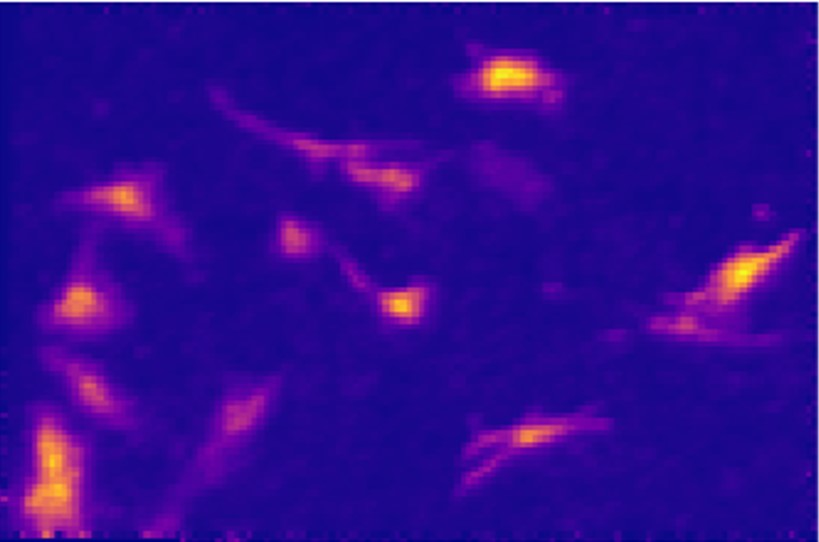
#> input picture v1/msi.jpg, 819 x 542 px, found by its file name
$ python colocalization_test.py
#> lines starting #> are read from the running program, lines starting #| are printed output that depends on the picture
# -*- coding: utf-8 -*-
"""
Created on Wed Mar  1 14:28:41 2023

@author: lawashburn
"""

import matplotlib.pyplot as plt

from skimage import data
from skimage import transform
from skimage.color import rgb2gray
from skimage.feature import match_descriptors, plot_matches, SIFT
import cv2 as cv
from skimage.filters import unsharp_mask
from skimage.filters import threshold_otsu, threshold_local

img_1_path = r"C:\Users\lawashburn\Documents\MSI_test\v1\msi.jpg"
img_2_path = r"C:\Users\lawashburn\Documents\MSI_test\v1\optical.jpg"
block_size = 101

img1 = cv.imread(img_1_path, cv.IMREAD_GRAYSCALE)
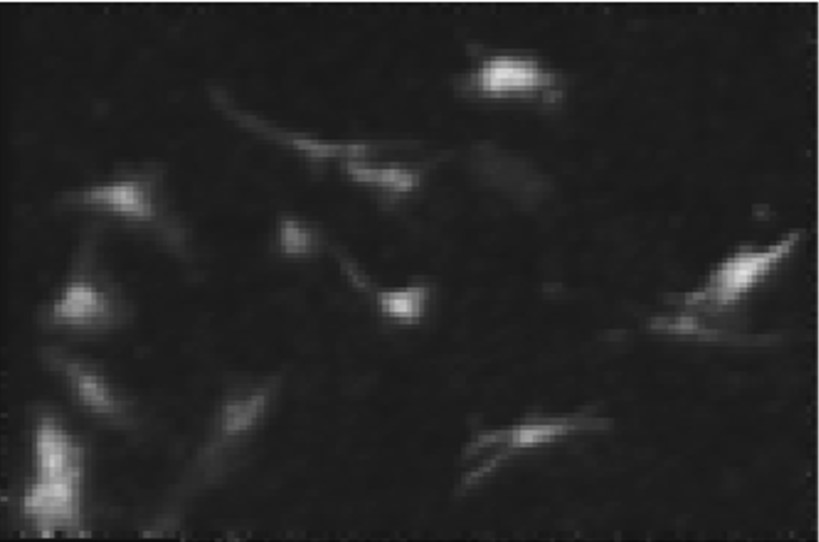
#> img1: shape (542, 819); min 12, max 255, mean 36.9
#img1=~img1
img1 = unsharp_mask(img1, radius=20, amount=1)
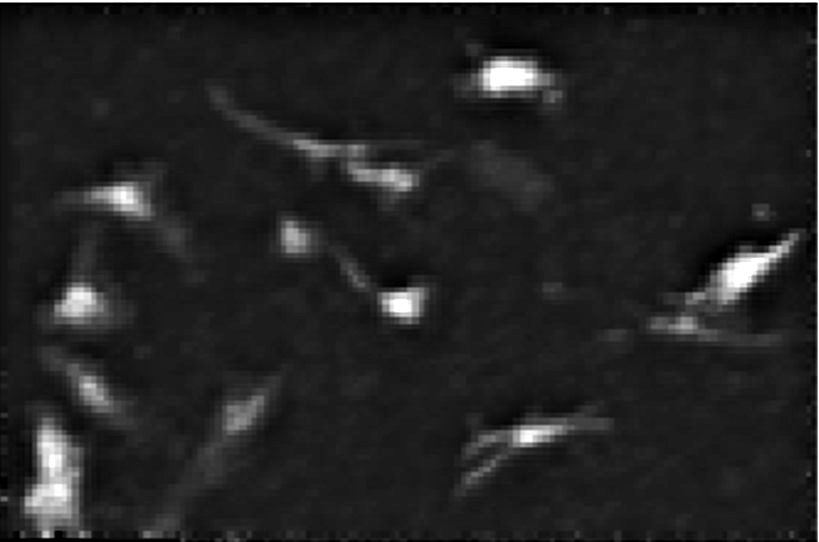
#> img1: shape (542, 819) float64; min 0, max 1, mean 0.142


img2 = cv.imread(img_2_path, cv.IMREAD_GRAYSCALE)
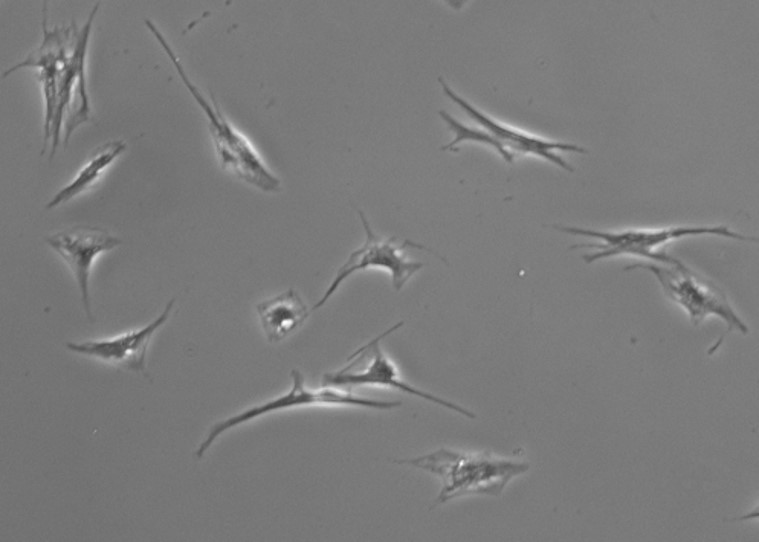
#> input picture v1/optical.jpg, 759 x 542 px, found by its file name
#> img2 is the input picture: shape (542, 759); min 58, max 255, mean 122.8
img2 = unsharp_mask(img2, radius=20, amount=1)
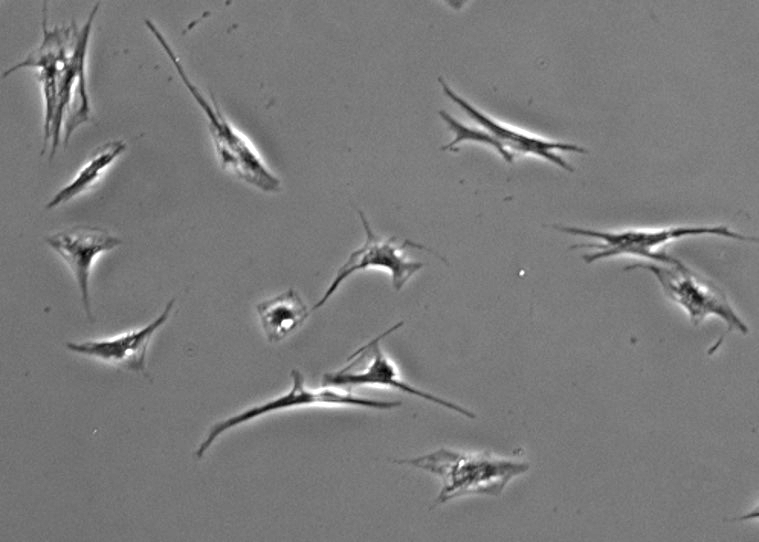
#> img2: shape (542, 759) float64; min 0, max 1, mean 0.482
#img2=~img2
# img1 = rgb2gray(data.astronaut())
# img2 = transform.rotate(img1, 180)
tform = transform.AffineTransform(scale=(1.3, 1.1), rotation=0.5,
                                  translation=(0, -200))
img3 = transform.warp(img1, tform)
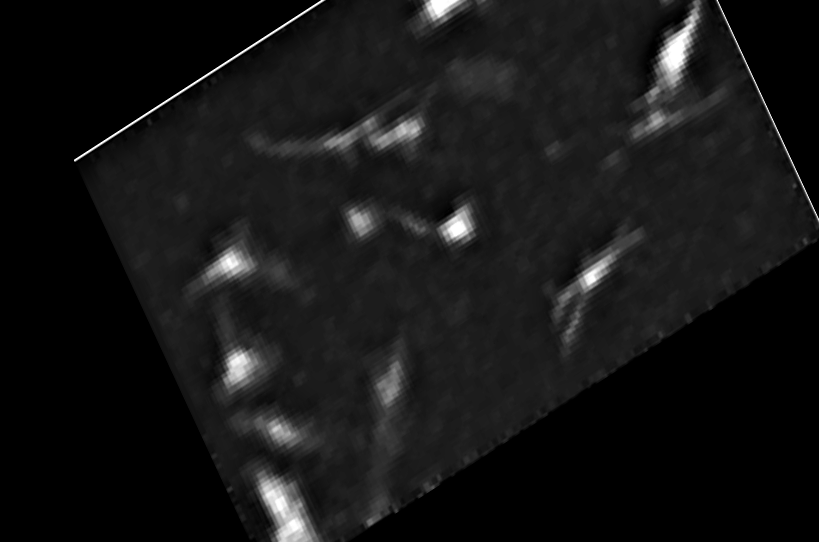
#> img3: shape (542, 819) float64; min 0, max 1, mean 0.0862

descriptor_extractor = SIFT()

descriptor_extractor.detect_and_extract(img1)
keypoints1 = descriptor_extractor.keypoints
descriptors1 = descriptor_extractor.descriptors

descriptor_extractor.detect_and_extract(img2)
keypoints2 = descriptor_extractor.keypoints
descriptors2 = descriptor_extractor.descriptors

descriptor_extractor.detect_and_extract(img3)
keypoints3 = descriptor_extractor.keypoints
descriptors3 = descriptor_extractor.descriptors

matches12 = match_descriptors(descriptors1, descriptors2, max_ratio=0.6,
                              cross_check=True)
matches13 = match_descriptors(descriptors1, descriptors3, max_ratio=0.6,
                              cross_check=True)
fig, ax = plt.subplots(nrows=2, ncols=2, figsize=(11, 8))

plt.gray()

plot_matches(ax[0, 0], img1, img2, keypoints1, keypoints2, matches12)
#> (this line was passed over: skimage is not available in this run)
ax[0, 0].axis('off')
ax[0, 0].set_title("Original Image vs. Flipped Image\n"
                   "(all keypoints and matches)")

plot_matches(ax[1, 0], img1, img3, keypoints1, keypoints3, matches13)
#> (this line was passed over: skimage is not available in this run)
ax[1, 0].axis('off')
ax[1, 0].set_title("Original Image vs. Transformed Image\n"
                   "(all keypoints and matches)")

plot_matches(ax[0, 1], img1, img2, keypoints1, keypoints2, matches12[::15],
             only_matches=True)
#> (this line was passed over: skimage is not available in this run)
ax[0, 1].axis('off')
ax[0, 1].set_title("Original Image vs. Flipped Image\n"
                   "(subset of matches for visibility)")

plot_matches(ax[1, 1], img1, img3, keypoints1, keypoints3, matches13[::15],
             only_matches=True)
#> (this line was passed over: skimage is not available in this run)
ax[1, 1].axis('off')
ax[1, 1].set_title("Original Image vs. Transformed Image\n"
                   "(subset of matches for visibility)")

plt.tight_layout()
plt.show()
